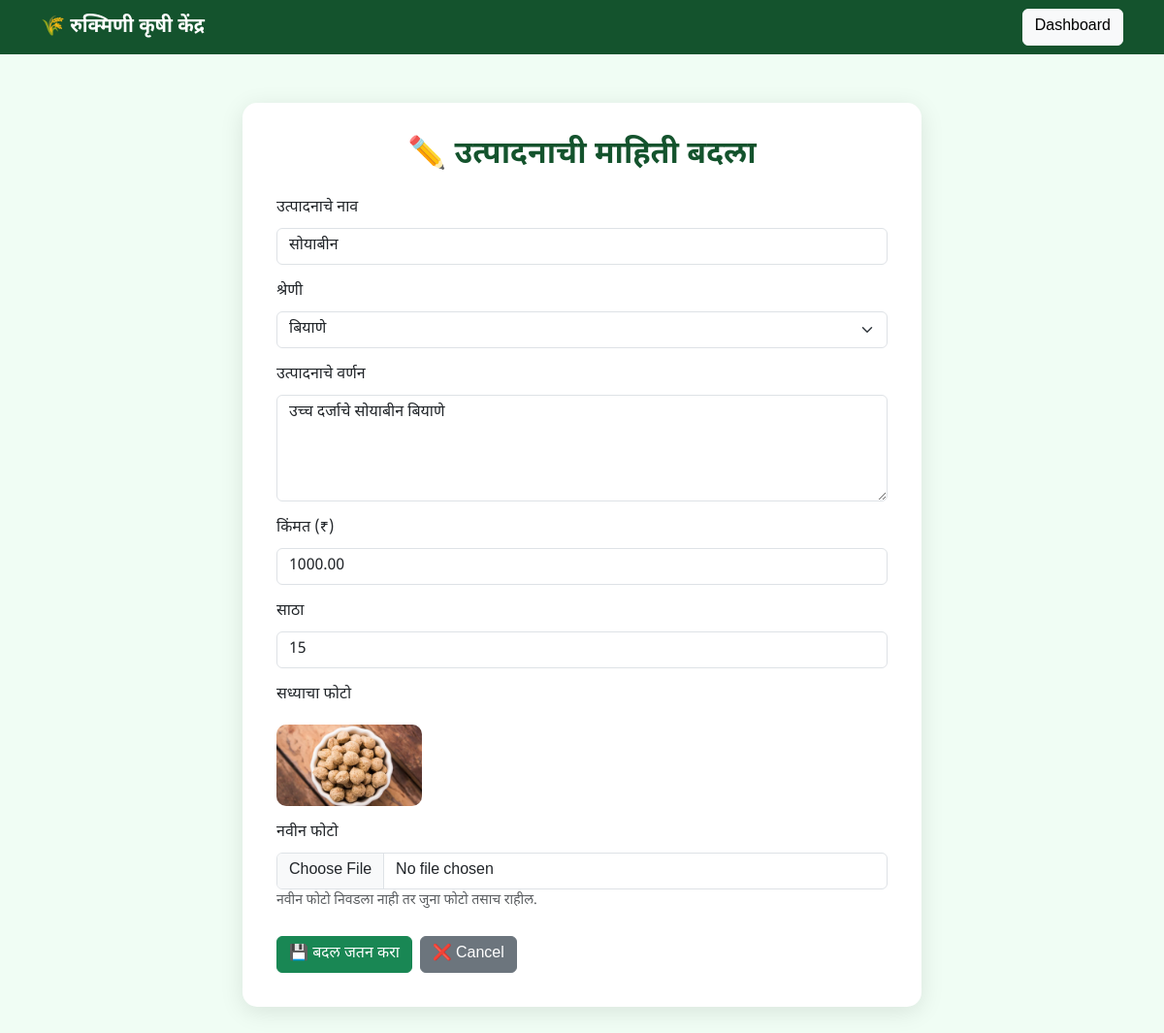
Screenshot of /edit-product/4/ (signed in) with the database file from the repository.
### products/models.py (models this page shows, shortened)
class Product(models.Model):
    name = models.CharField(max_length=200, verbose_name="उत्पादनाचे नाव")
    category = models.ForeignKey(
        Category,
        on_delete=models.CASCADE,
        verbose_name="श्रेणी"
    )
    description = models.TextField(blank=True, verbose_name="वर्णन")
    price = models.DecimalField(
        max_digits=10,
        decimal_places=2,
        verbose_name="किंमत"
    )
    stock = models.PositiveIntegerField(default=0, verbose_name="साठा")
    image = models.ImageField(
        upload_to="products/",
        blank=True,
        null=True,
        verbose_name="उत्पादनाचा फोटो"
    )
    created_at = models.DateTimeField(
        auto_now_add=True,
        verbose_name="तयार केले"
    )
    class Meta:
        verbose_name = "उत्पादन"
        verbose_name_plural = "उत्पादने"

class Category(models.Model):
    name = models.CharField(max_length=100, verbose_name="श्रेणीचे नाव")
    class Meta:
        verbose_name = "श्रेणी"
        verbose_name_plural = "श्रेणी"

### products/views.py (the view, shortened to what this page needs)
@login_required
def edit_product(request, product_id):
    product = Product.objects.get(id=product_id)
    categories = Category.objects.all()
    return render(request, "edit_product.html", {
        "product": product,
        "categories": categories
    })

### templates/edit_product.html (shortened to what this page needs)
<!DOCTYPE html>
<html lang="mr">
<head>
    <link
        href="https://cdn.jsdelivr.net/npm/bootstrap@5.3.3/dist/css/bootstrap.min.css"
        rel="stylesheet"
    >
</head>
<body>
<nav class="navbar navbar-dark">
    <div class="container">
        <span class="navbar-brand">
            🌾 रुक्मिणी कृषी केंद्र
        </span>
        <a href="{% url 'dashboard' %}" class="btn btn-light">
            Dashboard
        </a>
    </div>
</nav>
<div class="container">
    <div class="form-box">
        <h2 class="title text-center mb-4">
            ✏️ उत्पादनाची माहिती बदला
        </h2>
        <form method="POST" enctype="multipart/form-data">
            <div class="mb-3">
                <label class="form-label">
                    उत्पादनाचे नाव
                </label>
                <input
                    type="text"
                    name="name"
                    class="form-control"
                    value="{{ product.name }}"
                    required
                >
            </div>
            <div class="mb-3">
                <label class="form-label">
                    श्रेणी
                </label>
                <select
                    name="category"
                    class="form-select"
                    required
                >
                    {% for category in categories %}
                    <option
                        value="{{ category.id }}"
                        {% if category.id == product.category_id %}
                            selected
                        {% endif %}
                    >
                        {{ category.name }}
                    </option>
                    {% endfor %}
                </select>
            </div>
            <div class="mb-3">
                <label class="form-label">
                    उत्पादनाचे वर्णन
                </label>
                <textarea
                    name="description"
                    class="form-control"
                    rows="4"
                >{{ product.description }}</textarea>
            </div>
            <div class="mb-3">
                <label class="form-label">
                    किंमत (₹)
                </label>
                <input
                    type="number"
                    name="price"
                    class="form-control"
                    step="0.01"
                    min="0"
                    value="{{ product.price }}"
                    required
                >
            </div>
            <div class="mb-3">
                <label class="form-label">
                    साठा
                </label>
                <input
                    type="number"
                    name="stock"
                    class="form-control"
                    min="0"
                    value="{{ product.stock }}"
                    required
                >
            </div>
            {% if product.image %}
            <div class="mb-3">
                <label class="form-label">
                    सध्याचा फोटो
                </label>
                <br>
                <img
                    src="{{ product.image.url }}"
                    class="current-image"
                    alt="{{ product.name }}"
                >
            </div>
            {% endif %}
            <div class="mb-4">
                <label class="form-label">
                    नवीन फोटो
                </label>
                <input
                    type="file"
                    name="image"
                    class="form-control"
                    accept="image/*"
                >
                <small class="text-muted">
                    नवीन फोटो निवडला नाही तर जुना फोटो तसाच राहील.
                </small>
            </div>
            <div class="d-flex gap-2">
                <button
                    type="submit"
                    class="btn btn-success"
                >
                    💾 बदल जतन करा
                </button>
                <a
                    href="{% url 'dashboard' %}"
                    class="btn btn-secondary"
                >
                    ❌ Cancel
                </a>
            </div>
        </form>
    </div>
</div>
</body>
</html>

### templates/edit_product.html (style rules this page uses)
body { background: #f0fdf4; font-family: "Noto Sans Devanagari", Arial, sans-serif; }
.navbar { background: #14532d; }
.navbar-brand { color: white !important; font-weight: bold; }
.form-box { max-width: 700px; margin: 50px auto; background: white; padding: 35px; border-radius: 15px; box-shadow: 0 5px 25px rgba(0,0,0,0.10); }
.title { color: #14532d; font-weight: bold; }
.current-image { max-width: 150px; max-height: 150px; object-fit: cover; border-radius: 10px; margin-top: 10px; }

### rows the page displays
Product: name "सोयाबीन", category "बियाणे", description "उच्च दर्जाचे सोयाबीन बियाणे", price "1000.00", stock "15", image (picture)
